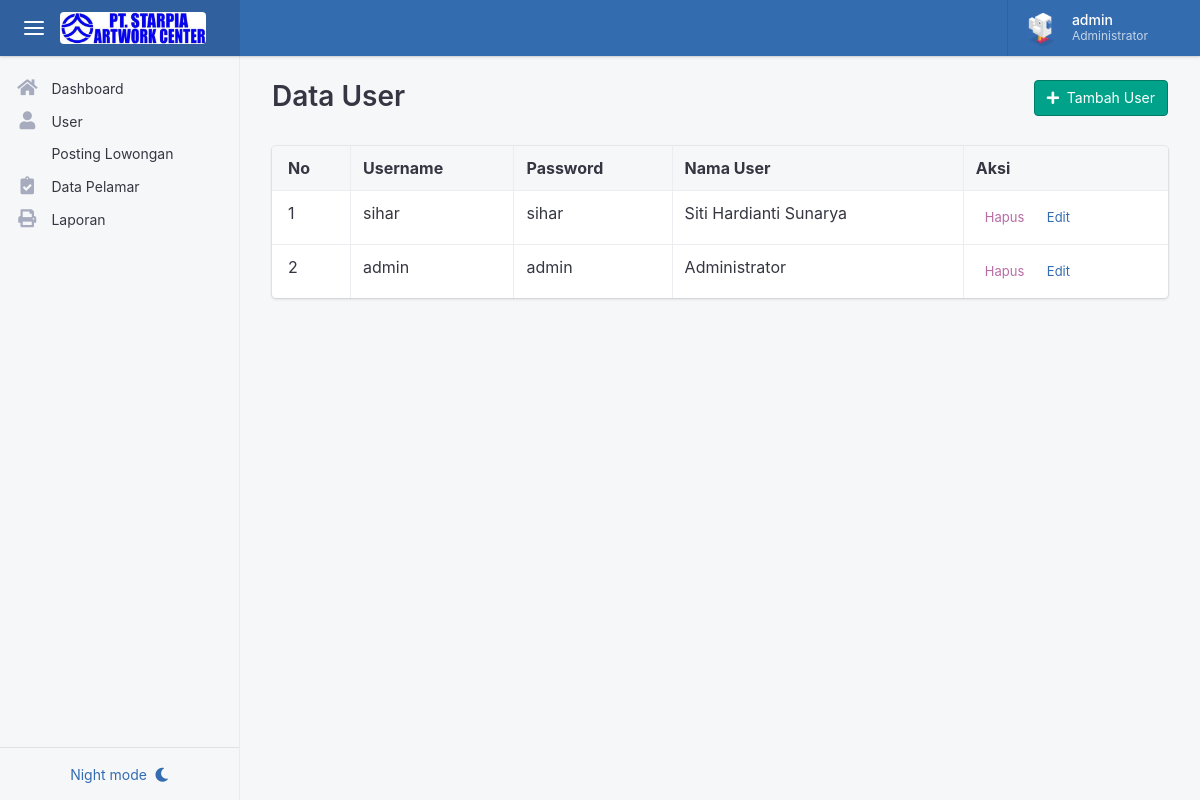
Screenshot of /admin/user.php (signed in) with the database file from the repository.
### tables this page shows
CREATE TABLE `tbl_user`  (
  `id_user` int(11) NOT NULL AUTO_INCREMENT,
  `username` varchar(50) NOT NULL,
  `pass` varchar(100) NOT NULL,
  `nama_user` varchar(100) NOT NULL,
  PRIMARY KEY (`id_user`) USING BTREE
);

### admin/user.php (the view, shortened to what this page needs)
<?php
$view = $_GET['aksi'];
include "_header.php";
include "_menu.php";
?>
<main class="app-main">
  <div class="wrapper">
    <div class="page">
      <div class="page-inner">
        <?php if ($view == 'list' or $view == NULL) { ?>
          <header class="page-title-bar">
            <div class="d-flex justify-content-between">
              <h1 class="page-title mr-sm-auto"> Data User </h1>
              <div class="btn-toolbar">
                <a href="user.php?aksi=tambah" class="btn btn-success"><i class="fa fa-plus"></i> <span class="ml-1">Tambah User</span></a>
              </div>
            </div>
          </header>
          <div class="page-section">
            <div class="card card-fluid">
              <div class="table-responsive">
                <table class="table table-hover table-bordered">
                  <thead class="thead-light">
                    <tr>
                      <th> No </th>
                      <th> Username </th>
                      <th> Password </th>
                      <th> Nama User </th>
                      <th> Aksi </th>
                    </tr>
                  </thead>
                  <tbody>
                    <?php $no = 1;
                    $query = $koneksi->query("select * from tbl_user order by id_user desc");
                    while ($data = $query->fetch_assoc()) {
                    ?>
                      <tr>
                        <td> <?= $no ?> </td>
                        <td> <?= $data['username'] ?> </td>
                        <td> <?= $data['pass'] ?> </td>
                        <td> <?= $data['nama_user'] ?> </td>
                        <td>
                          <a href="user.php?aksi=hapus&id=<?= $data['id_user'] ?>" onclick="return confirm('Yakin akan mengahapus data ini ?')" class="btn btn-light btn-sm text-danger">Hapus</a>
                          <a href="user.php?aksi=edit&id=<?= $data['id_user'] ?>" class="btn btn-light btn-sm text-primary">Edit</a>
                        </td>
                      </tr>
                    <?php $no++;
                    } ?>
                  </tbody>
                </table>
              </div>
            </div>
          </div>
        <?php } else if ($view == 'tambah') {
          if (isset($_POST['simpan'])) {
            $username = $_POST['username'];
            $nama_user = $_POST['nama_user'];
            $pass = $_POST['pass'];
            $query_simpan = $koneksi->query("INSERT INTO tbl_user (username, pass, nama_user) VALUES ('$username','$pass','$nama_user')");
            if ($query_simpan) {
              echo "<script>alert('Data berhasil disimpan !')</script>";
              echo "<script>location='user.php?aksi=list'</script>";
            } else {
              echo "<script>alert('Data gagal disimpan !')</script>";
              echo "<script>location='user.php?aksi=tambah'</script>";
            }
          } ?>
          <header class="page-title-bar">
            <nav aria-label="breadcrumb">
              <ol class="breadcrumb">
                <li class="breadcrumb-item active">
                  <a href="user.php?aksi=list"><i class="breadcrumb-icon fa fa-angle-left mr-2"></i> Kembali</a>
                </li>
              </ol>
            </nav>
            <div class="d-md-flex align-items-md-start">
              <h1 class="page-title mr-sm-auto"> Tambah Data User </h1>
            </div>
          </header>
          <div class="page-section">
            <div class="card card-fluid">
              <div lass="card">
                <div class="card-body">
                  <form method="POST">
                    <fieldset>
                      <legend>Form Tambah User</legend>
                      <div class="form-group">
                        <label for="username">Username </label>
                        <input type="text" class="form-control" name="username" id="username" placeholder="Input username" required>
                      </div>
                      <div class="form-group">
                        <label for="nama_user">Nama Lengkap </label>
                        <input type="text" class="form-control" name="nama_user" id="nama_user" placeholder="Input nama lengkap" required>
                      </div>
                      <div class="form-group">
                        <label for="pass">Password </label>
                        <input type="password" class="form-control" name="pass" id="pass" placeholder="Input password" required>
                      </div>
                    </fieldset>
                    <div class="form-actions text-center">
                      <button class="btn btn-primary" type="submit" name="simpan">Simpan</button>
                    </div>
                  </form>
                </div>
              </div>
            </div>
          </div>
        <?php } else if ($view == 'edit') {
          $id = $_GET['id'];
          $sql = $koneksi->query("SELECT * FROM tbl_user WHERE id_user = '$id'");
          $data = $sql->fetch_assoc();
          if (isset($_POST['update'])) {
            $username = $_POST['username'];
            $nama_user = $_POST['nama_user'];
            $pass = $_POST['pass'];
            $query_simpan = $koneksi->query("UPDATE tbl_user SET username='$username', pass='$pass', nama_user='$nama_user' WHERE id_user = '$id'");
            if ($query_simpan) {
              echo "<script>alert('Data berhasil diedit !')</script>";
              echo "<script>location='user.php?aksi=list'</script>";
            } else {
              echo "<script>alert('Data gagal diedit !')</script>";
              echo "<script>location='user.php?aksi=edit&id=$id'</script>";
            }
          }  ?>
          <header class="page-title-bar">
            <nav aria-label="breadcrumb">
              <ol class="breadcrumb">
                <li class="breadcrumb-item active">
                  <a href="user.php?aksi=list"><i class="breadcrumb-icon fa fa-angle-left mr-2"></i> Kembali</a>
                </li>
              </ol>
            </nav>
            <div class="d-md-flex align-items-md-start">
              <h1 class="page-title mr-sm-auto"> Edit Data User </h1>
            </div>
          </header>
          <div class="page-section">
            <div class="card card-fluid">
              <div lass="card">
                <div class="card-body">
                  <form method="POST">
                    <fieldset>
                      <legend>Form Edit User</legend>
                      <div class="form-group">
                        <label for="username">Username </label>
                        <input type="text" class="form-control" name="username" id="username" value="<?= $data['username'] ?>" placeholder="Input username" required>
                      </div>
                      <div class="form-group">
                        <label for="nama_user">Nama Lengkap </label>
                        <input type="text" class="form-control" name="nama_user" id="nama_user" value="<?= $data['nama_user'] ?>" placeholder="Input nama lengkap" required>
                      </div>
                      <div class="form-group">
                        <label for="pass">Password </label>
                        <input type="password" class="form-control" name="pass" id="pass" value="<?= $data['pass'] ?>" placeholder="Input password" required>
                      </div>
                    </fieldset>
                    <div class="form-actions text-center">
                      <button class="btn btn-primary" type="submit" name="update">Simpan</button>
                    </div>
                  </form>
                </div>
              </div>
            </div>
          </div>
        <?php } else if ($view == 'hapus') { ?>
          <?php
          $id = $_GET['id'];
          $query_hapus = $koneksi->query("delete from tbl_user where id_user = '$id' ");
          if ($query_hapus) {
            echo "<script>alert('Data berhasil dihapus dari database !')</script>";
          } else {
            echo "<script>alert('Data gagal dihapus dari database !')</script>";
          }
          echo "<script>location='user.php?aksi=list'</script>";
          ?>
        <?php } ?>
      </div>
    </div>
</main>
<?php
include "_footer.php";
?>

### rows the page displays
tbl_user: username "sihar", pass "sihar", nama_user "Siti Hardianti Sunarya"
tbl_user: username "admin", pass "admin", nama_user "Administrator"

### other values shown
$_SESSION['profile']['username'] "admin"
$_SESSION['profile']['nama_user'] "Administrator"
